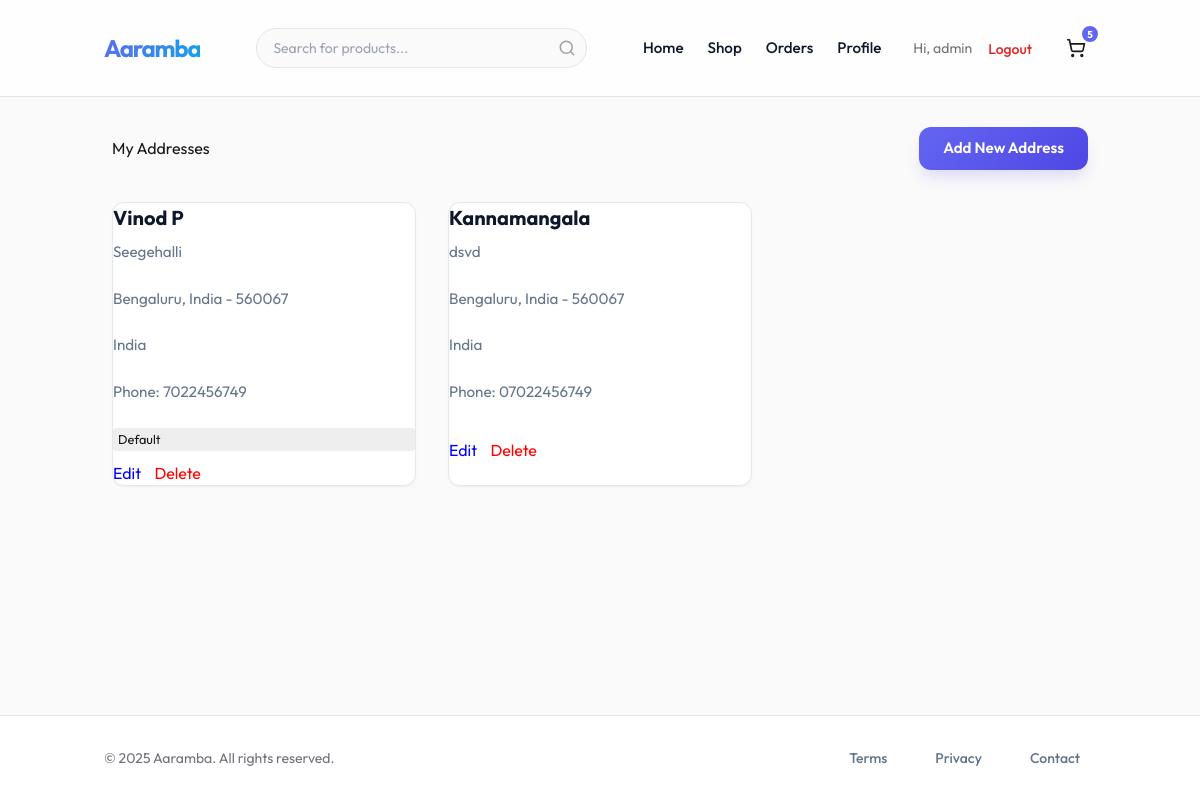
Page /accounts/addresses/ (signed in) on the committed database.
### accounts/models.py (models this page shows, shortened)
class User(AbstractUser):
    class Role(models.TextChoices):
        ADMIN = "ADMIN", "Admin"
        CUSTOMER = "CUSTOMER", "Customer"
        SELLER = "SELLER", "Seller"
        DELIVERY = "DELIVERY", "Delivery Partner"
    role = models.CharField(max_length=50, choices=Role.choices, default=Role.CUSTOMER)
    phone = models.CharField(max_length=15, blank=True, null=True)
    is_verified = models.BooleanField(default=False)

class Address(models.Model):
    user = models.ForeignKey(User, on_delete=models.CASCADE, related_name='addresses')
    full_name = models.CharField(max_length=100)
    phone_number = models.CharField(max_length=15)
    street_address = models.TextField()
    city = models.CharField(max_length=100)
    state = models.CharField(max_length=100)
    postal_code = models.CharField(max_length=20)
    country = models.CharField(max_length=100, default='India')
    is_default = models.BooleanField(default=False)

### orders/models.py (models this page shows, shortened)
class Cart(models.Model):
    user = models.ForeignKey(settings.AUTH_USER_MODEL, on_delete=models.CASCADE, null=True, blank=True, related_name='cart')
    session_id = models.CharField(max_length=255, null=True, blank=True)
    created_at = models.DateTimeField(auto_now_add=True)
    updated_at = models.DateTimeField(auto_now=True)
    @property
    def total_items(self):
        return sum(item.quantity for item in self.items.all())

class CartItem(models.Model):
    cart = models.ForeignKey(Cart, on_delete=models.CASCADE, related_name='items')
    product = models.ForeignKey(Product, on_delete=models.CASCADE)
    sku = models.ForeignKey(SKU, on_delete=models.CASCADE)
    quantity = models.PositiveIntegerField(default=1)

### accounts/views.py (the view)
# urls.py: path('addresses/', views.address_list, name='address_list'),
@login_required
def address_list(request):
    addresses = Address.objects.filter(user=request.user)
    return render(request, 'accounts/address_list.html', {'addresses': addresses})

### templates/accounts/address_list.html (shortened to what this page needs)
{% extends 'base.html' %}
{% block content %}
<div class="container" style="margin-top: 30px;">
    <div style="display: flex; justify-content: space-between; align-items: center; margin-bottom: 20px;">
        <h2>My Addresses</h2>
        <a href="{% url 'accounts:address_add' %}" class="btn btn-primary">Add New Address</a>
    </div>
    <div class="grid">
        {% for address in addresses %}
        <div class="card" style="text-align: left;">
            <h3>{{ address.full_name }}</h3>
            <p>{{ address.street_address }}</p>
            <p>{{ address.city }}, {{ address.state }} - {{ address.postal_code }}</p>
            <p>{{ address.country }}</p>
            <p>Phone: {{ address.phone_number }}</p>
            {% if address.is_default %}
            <span style="background: #eee; padding: 2px 5px; border-radius: 3px; font-size: 0.8rem;">Default</span>
            {% endif %}
            <div style="margin-top: 10px;">
                <a href="{% url 'accounts:address_edit' address.pk %}" style="color: blue; margin-right: 10px;">Edit</a>
                <a href="{% url 'accounts:address_delete' address.pk %}" style="color: red;">Delete</a>
            </div>
        </div>
        {% empty %}
        <p>No addresses found.</p>
        {% endfor %}
    </div>
</div>
{% endblock %}

### templates/base.html (shortened to what this page needs)
<!DOCTYPE html>
<html lang="en">
<head>
    <script src="https://cdn.tailwindcss.com"></script>
    {% load static %}
    <link rel="stylesheet" href="{% static 'css/style.css' %}">
</head>
<body class="bg-zinc-50 text-zinc-900 antialiased min-h-screen flex flex-col">
    <header class="main-header sticky top-0 z-50 w-full border-b border-zinc-200 bg-white/80 backdrop-blur-md">
        <div class="container mx-auto px-4 h-16 flex items-center justify-between">
            <a href="{% url 'core:home' %}" class="logo flex items-center gap-2">
                <span class="text-2xl font-bold tracking-tighter">Aaramba</span>
            </a>
            <div class="hidden md:flex relative w-1/3 mx-4">
                <form action="{% url 'products:product_list' %}" method="get" class="w-full relative">
                    <input type="text" name="q" id="search-input" placeholder="Search for products..."
                        class="w-full h-10 pl-4 pr-10 rounded-full border border-zinc-200 bg-zinc-50 text-sm focus:outline-none focus:ring-2 focus:ring-primary/20 focus:border-primary transition-all"
                        autocomplete="off">
                    <button type="submit"
                        class="absolute right-0 top-0 h-10 w-10 flex items-center justify-center text-zinc-400 hover:text-primary transition-colors">
                        <svg xmlns="http://www.w3.org/2000/svg" width="18" height="18" viewBox="0 0 24 24" fill="none"
                            stroke="currentColor" stroke-width="2" stroke-linecap="round" stroke-linejoin="round">
                            <circle cx="11" cy="11" r="8"></circle>
                            <line x1="21" y1="21" x2="16.65" y2="16.65"></line>
                        </svg>
                    </button>
                </form>
            </div>
            <nav class="nav-links hidden md:flex items-center gap-6">
                <a href="{% url 'core:home' %}"
                    class="text-sm font-medium hover:text-primary transition-colors">Home</a>
                <a href="{% url 'products:product_list' %}"
                    class="text-sm font-medium hover:text-primary transition-colors">Shop</a>
                {% if user.is_authenticated %}
                <a href="{% url 'orders:order_history' %}"
                    class="text-sm font-medium hover:text-primary transition-colors">Orders</a>
                <a href="{% url 'accounts:profile' %}"
                    class="text-sm font-medium hover:text-primary transition-colors">Profile</a>
                <div class="flex items-center gap-4 ml-2">
                    <span class="text-sm text-zinc-500">Hi, {{ user.username }}</span>
                    <form action="{% url 'accounts:logout' %}" method="post" class="inline">
                        <button type="submit"
                            class="text-sm font-medium text-red-600 hover:text-red-700 transition-colors">Logout</button>
                    </form>
                </div>
                {% endif %}
                <a href="{% url 'orders:view_cart' %}"
                    class="relative inline-flex items-center justify-center w-10 h-10 rounded-full hover:bg-zinc-100 transition-colors">
                    <span
                        class="cart-badge absolute -top-1 -right-1 bg-primary text-white text-[10px] font-bold h-5 w-5 flex items-center justify-center rounded-full border-2 border-white {% if request.user.cart.first.total_items > 0 %}{% else %}hidden{% endif %}">
                        {% if request.user.is_authenticated %}
                        {{ request.user.cart.first.total_items|default:0 }}
                        {% else %}
                        0
                        {% endif %}
                    </span>
                </a>
            </nav>
        </div>
    </header>
    <main class="flex-1">
        {% block content %}
        {% endblock %}
    </main>
    <footer class="main-footer border-t border-zinc-200 bg-white py-8 mt-auto">
        <div class="container mx-auto px-4 flex flex-col md:flex-row justify-between items-center gap-4">
            <p class="text-sm text-zinc-500">&copy; 2025 Aaramba. All rights reserved.</p>
            <div class="flex gap-4">
                <a href="{% url 'core:terms' %}" class="text-sm text-zinc-500 hover:text-zinc-900">Terms</a>
                <a href="{% url 'core:privacy' %}" class="text-sm text-zinc-500 hover:text-zinc-900">Privacy</a>
                <a href="{% url 'core:contact' %}" class="text-sm text-zinc-500 hover:text-zinc-900">Contact</a>
            </div>
        </div>
    </footer>
</body>
</html>

### static/css/style.css (style rules this page uses)
:root { --primary: #6366f1; --primary-dark: #4f46e5; --primary-light: #818cf8; --secondary: #0ea5e9; --accent: #f43f5e; --bg-body: #f8fafc; --bg-card: #ffffff; --bg-glass: rgba(255, 255, 255, 0.9); --text-main: #0f172a; --text-muted: #64748b; --border: #e2e8f0; --radius: 0.75rem; --shadow-sm: 0 1px 2px 0 rgb(0 0 0 / 0.05); --shadow-md: 0 4px 6px -1px rgb(0 0 0 / 0.1), 0 2px 4px -2px rgb(0 0 0 / 0.1); --shadow-lg: 0 20px 25px -5px rgb(0 0 0 / 0.1), 0 8px 10px -6px rgb(0 0 0 / 0.1); --shadow-color: 0 10px 15px -3px rgba(99, 102, 241, 0.2); --font-main: 'Outfit', sans-serif; }
* { margin: 0; padding: 0; box-sizing: border-box; }
body { font-family: var(--font-main); background-color: var(--bg-body); color: var(--text-main); line-height: 1.6; -webkit-font-smoothing: antialiased; }
.container { max-width: 1280px; margin: 0 auto; padding: 0 1.5rem; }
.main-header { background-color: var(--bg-glass); backdrop-filter: blur(12px); border-bottom: 1px solid var(--border); padding: 1rem 0; position: sticky; top: 0; z-index: 50; }
.main-header .container { display: flex; justify-content: space-between; align-items: center; }
.logo { font-size: 1.75rem; font-weight: 800; background: linear-gradient(135deg, var(--primary) 0%, var(--secondary) 100%); -webkit-background-clip: text; -webkit-text-fill-color: transparent; text-decoration: none; letter-spacing: -0.03em; }
.nav-links { display: flex; gap: 2rem; list-style: none; align-items: center; }
.nav-links a { color: var(--text-main); text-decoration: none; font-weight: 500; font-size: 0.95rem; transition: color 0.2s ease; }
.btn { display: inline-flex; align-items: center; justify-content: center; padding: 0.625rem 1.5rem; border-radius: var(--radius); font-weight: 600; text-decoration: none; transition: all 0.2s ease; cursor: pointer; border: none; font-size: 0.95rem; }
.btn-primary { background: linear-gradient(135deg, var(--primary) 0%, var(--primary-dark) 100%); color: white; box-shadow: var(--shadow-color); }
.grid { display: grid; grid-template-columns: repeat(auto-fill, minmax(280px, 1fr)); gap: 2rem; margin: 2rem 0; }
.card { background: var(--bg-card); border-radius: var(--radius); padding: 0; box-shadow: var(--shadow-sm); border: 1px solid var(--border); transition: all 0.3s ease; display: flex; flex-direction: column; overflow: hidden; }
.card h3 { font-size: 1.25rem; font-weight: 700; margin-bottom: 0.5rem; color: var(--text-main); }
.card p { color: var(--text-muted); font-size: 0.95rem; margin-bottom: 1.5rem; }
.main-footer { background-color: white; border-top: 1px solid var(--border); padding: 4rem 0 2rem; margin-top: auto; text-align: center; }
.main-footer a { color: var(--text-muted); text-decoration: none; margin: 0 1rem; font-weight: 500; transition: color 0.2s; }
input, select, textarea { width: 100%; padding: 0.75rem 1rem; border: 1px solid var(--border); border-radius: var(--radius); font-family: var(--font-main); font-size: 0.95rem; transition: all 0.2s; background-color: white; }

### templates/base.html (style rules this page uses)
body { font-family: 'Outfit', sans-serif; }

### rows in the picture
User: username "admin", user.cart.first.total_items "5"
Address: full_name "Vinod P", street_address "Seegehalli", city "Bengaluru", state "India", postal_code "560067", country "India", phone_number "7022456749", is_default "Default"
Address: full_name "Kannamangala", street_address "dsvd", city "Bengaluru", state "India", postal_code "560067", country "India", phone_number "07022456749"
